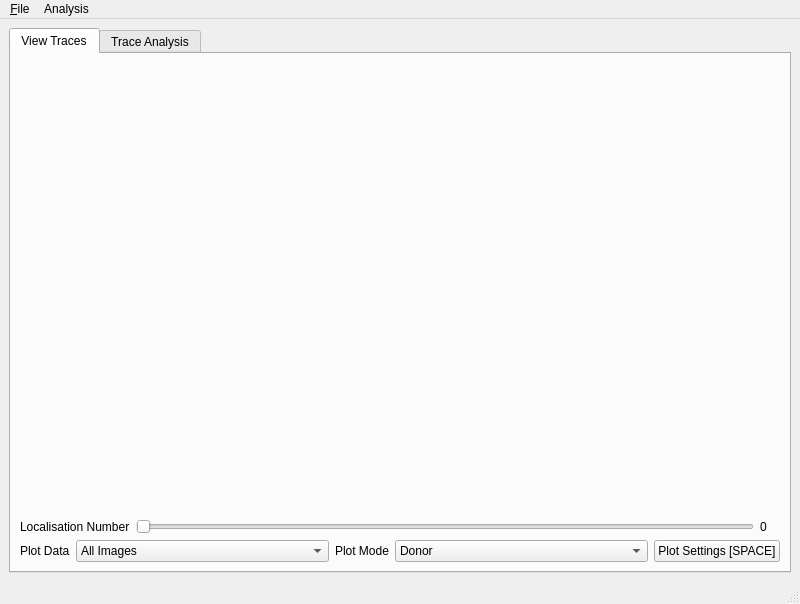
<?xml version="1.0" encoding="UTF-8"?>
<ui version="4.0">
 <class>MainWindow</class>
 <widget class="QMainWindow" name="MainWindow">
  <property name="geometry">
   <rect>
    <x>0</x>
    <y>0</y>
    <width>800</width>
    <height>604</height>
   </rect>
  </property>
  <property name="windowTitle">
   <string>MainWindow</string>
  </property>
  <widget class="QWidget" name="centralwidget">
   <layout class="QVBoxLayout" name="verticalLayout">
    <item>
     <widget class="QTabWidget" name="tabWidget">
      <property name="currentIndex">
       <number>0</number>
      </property>
      <widget class="QWidget" name="traces_tab">
       <attribute name="title">
        <string>View Traces</string>
       </attribute>
       <layout class="QVBoxLayout" name="verticalLayout_2">
        <item>
         <widget class="QWidget" name="graph_container" native="true">
          <property name="sizePolicy">
           <sizepolicy hsizetype="Preferred" vsizetype="Expanding">
            <horstretch>0</horstretch>
            <verstretch>0</verstretch>
           </sizepolicy>
          </property>
         </widget>
        </item>
        <item>
         <layout class="QGridLayout" name="gridLayout_4">
          <item row="0" column="0">
           <widget class="QLabel" name="label_3">
            <property name="text">
             <string>Localisation Number</string>
            </property>
           </widget>
          </item>
          <item row="0" column="1">
           <widget class="QSlider" name="plot_localisation_number">
            <property name="orientation">
             <enum>Qt::Horizontal</enum>
            </property>
           </widget>
          </item>
          <item row="0" column="2">
           <widget class="QLabel" name="plot_localisation_number_label">
            <property name="sizePolicy">
             <sizepolicy hsizetype="Minimum" vsizetype="Preferred">
              <horstretch>0</horstretch>
              <verstretch>0</verstretch>
             </sizepolicy>
            </property>
            <property name="minimumSize">
             <size>
              <width>20</width>
              <height>0</height>
             </size>
            </property>
            <property name="text">
             <string>0</string>
            </property>
           </widget>
          </item>
         </layout>
        </item>
        <item>
         <layout class="QGridLayout" name="gridLayout">
          <item row="0" column="2">
           <widget class="QLabel" name="label_61">
            <property name="text">
             <string>Plot Mode</string>
            </property>
           </widget>
          </item>
          <item row="0" column="0">
           <widget class="QLabel" name="label">
            <property name="text">
             <string>Plot Data</string>
            </property>
           </widget>
          </item>
          <item row="0" column="1">
           <widget class="QComboBox" name="plot_data">
            <property name="sizePolicy">
             <sizepolicy hsizetype="MinimumExpanding" vsizetype="Fixed">
              <horstretch>0</horstretch>
              <verstretch>0</verstretch>
             </sizepolicy>
            </property>
            <item>
             <property name="text">
              <string>All Images</string>
             </property>
            </item>
           </widget>
          </item>
          <item row="0" column="3">
           <widget class="QComboBox" name="plot_mode">
            <property name="sizePolicy">
             <sizepolicy hsizetype="MinimumExpanding" vsizetype="Fixed">
              <horstretch>0</horstretch>
              <verstretch>0</verstretch>
             </sizepolicy>
            </property>
            <item>
             <property name="text">
              <string>Donor</string>
             </property>
            </item>
            <item>
             <property name="text">
              <string>Acceptor</string>
             </property>
            </item>
            <item>
             <property name="text">
              <string>FRET Data</string>
             </property>
            </item>
            <item>
             <property name="text">
              <string>FRET Efficiency</string>
             </property>
            </item>
            <item>
             <property name="text">
              <string>FRET Data + FRET Efficiency</string>
             </property>
            </item>
           </widget>
          </item>
          <item row="0" column="4">
           <widget class="QPushButton" name="plotsettings_button">
            <property name="minimumSize">
             <size>
              <width>50</width>
              <height>0</height>
             </size>
            </property>
            <property name="text">
             <string>Plot Settings [SPACE]</string>
            </property>
           </widget>
          </item>
         </layout>
        </item>
       </layout>
      </widget>
      <widget class="QWidget" name="tab_2">
       <attribute name="title">
        <string>Trace Analysis</string>
       </attribute>
      </widget>
     </widget>
    </item>
   </layout>
  </widget>
  <widget class="QMenuBar" name="menubar">
   <property name="geometry">
    <rect>
     <x>0</x>
     <y>0</y>
     <width>800</width>
     <height>22</height>
    </rect>
   </property>
   <widget class="QMenu" name="menu_File">
    <property name="title">
     <string>&amp;File</string>
    </property>
    <addaction name="actionImport_I"/>
   </widget>
   <widget class="QMenu" name="menuAnalysis_2">
    <property name="title">
     <string>Analysis</string>
    </property>
    <widget class="QMenu" name="menuDetect_Hidden_States">
     <property name="title">
      <string>Detect Hidden States</string>
     </property>
     <addaction name="actionHMM"/>
     <addaction name="actionDeep_Learning"/>
     <addaction name="actionebFRET_2"/>
    </widget>
    <addaction name="actionDetect_Break_Points"/>
    <addaction name="menuDetect_Hidden_States"/>
   </widget>
   <addaction name="menu_File"/>
   <addaction name="menuAnalysis_2"/>
  </widget>
  <widget class="QStatusBar" name="statusbar"/>
  <action name="actionGapSeq">
   <property name="text">
    <string>DeepGapSeq</string>
   </property>
  </action>
  <action name="actionebFRET">
   <property name="text">
    <string>ebFRET</string>
   </property>
  </action>
  <action name="actionXXX">
   <property name="text">
    <string>XXX</string>
   </property>
  </action>
  <action name="actionPlot_Settings">
   <property name="text">
    <string>Plot Settings</string>
   </property>
  </action>
  <action name="actionFit_Settings">
   <property name="text">
    <string>Fit Settings</string>
   </property>
  </action>
  <action name="action_Plot_Settings">
   <property name="checkable">
    <bool>true</bool>
   </property>
   <property name="text">
    <string>Plot Settings</string>
   </property>
  </action>
  <action name="actionBreak_Point_Analysis">
   <property name="text">
    <string>Detect Break Points</string>
   </property>
  </action>
  <action name="actionDetect_Hidden_States">
   <property name="text">
    <string>Detect Hidden States</string>
   </property>
  </action>
  <action name="actionDetect_Break_Points">
   <property name="text">
    <string>Detect Break Points</string>
   </property>
  </action>
  <action name="actionHMM">
   <property name="text">
    <string>HMM</string>
   </property>
  </action>
  <action name="actionebFRET_2">
   <property name="text">
    <string>ebFRET (MatLAB)</string>
   </property>
  </action>
  <action name="actionDeep_Learning">
   <property name="text">
    <string>Deep Learning</string>
   </property>
  </action>
  <action name="actionImport_I">
   <property name="text">
    <string>Import [I]</string>
   </property>
  </action>
 </widget>
 <resources/>
 <connections/>
</ui>
